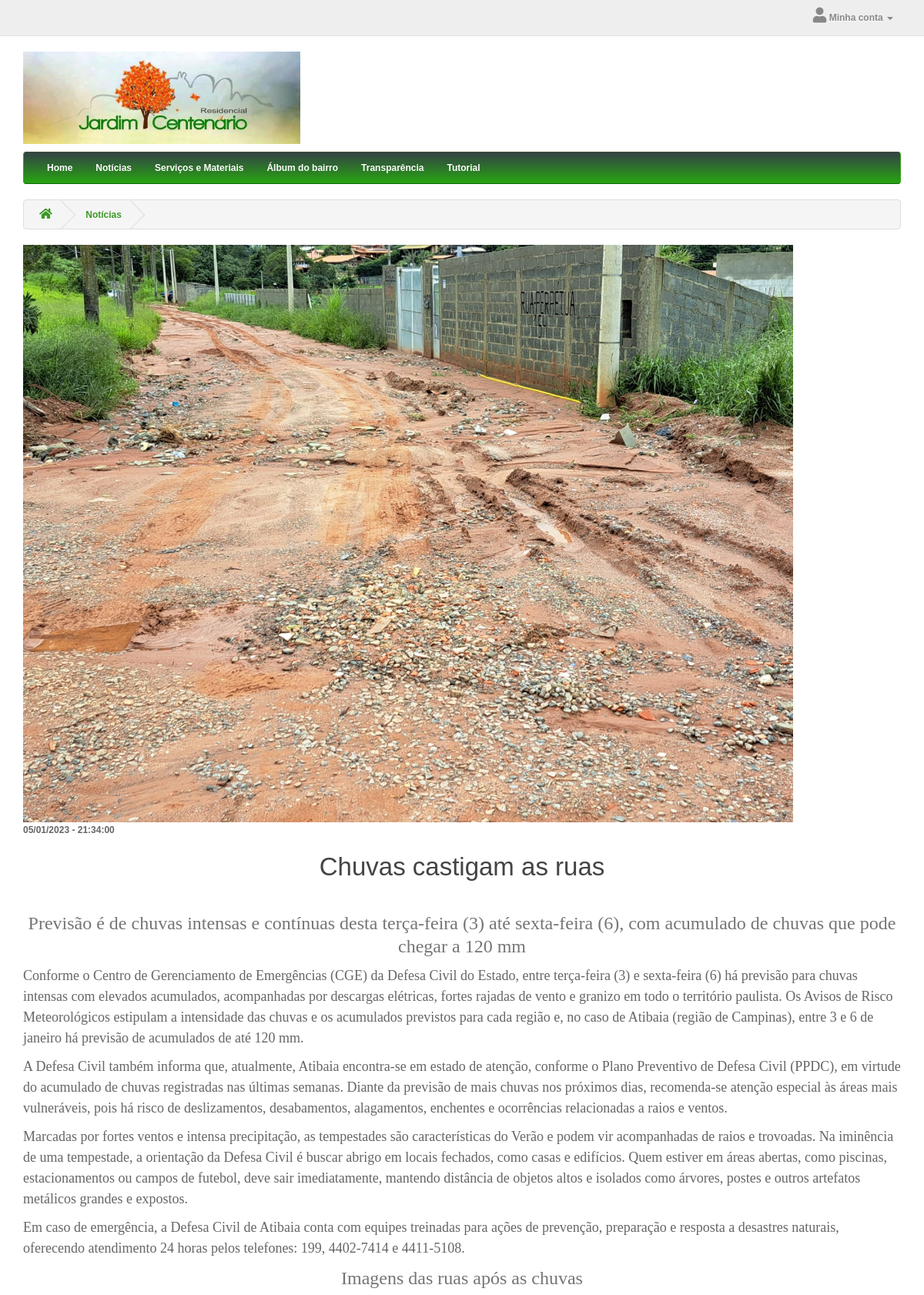
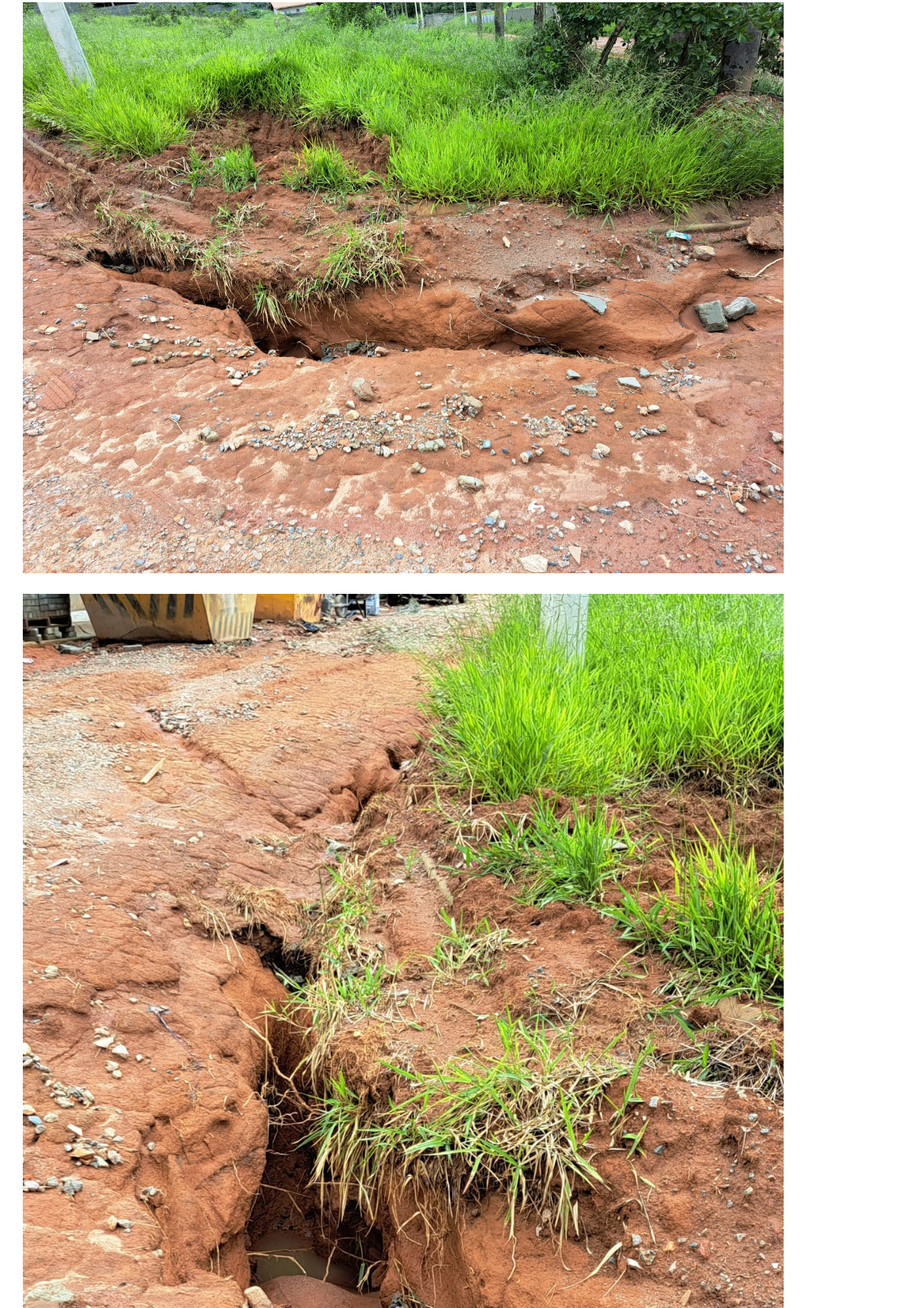
Page /noticia-page?id=2 (upper part) on the committed database (2 pictures, top to bottom).
### tables this page shows
CREATE TABLE `categoria` (
  `id` int(10) unsigned NOT NULL AUTO_INCREMENT COMMENT 'Id da categoria',
  `parent_id` int(10) unsigned NOT NULL DEFAULT '0' COMMENT 'Id da categoria Pai',
  `name` varchar(255) NOT NULL DEFAULT '' COMMENT 'Nome da categoria',
  `page` varchar(100) NOT NULL DEFAULT '' COMMENT 'Pagina de direcionamento',
  `status` tinyint(1) NOT NULL DEFAULT '1' COMMENT 'Status 1=Ativo 0 = Inativo',
  `sort_order` int(2) unsigned NOT NULL DEFAULT '0' COMMENT 'Sort order',
  PRIMARY KEY (`id`),
  KEY `fk_parent_category` (`parent_id`)
);

CREATE TABLE `noticia` (
  `id` int(10) unsigned NOT NULL AUTO_INCREMENT COMMENT 'id da noticia',
  `titulo` varchar(150) NOT NULL DEFAULT '' COMMENT 'titulo da noticia',
  `conteudo` text NOT NULL COMMENT 'conteudo da noticia',
  `data_noticia` datetime NOT NULL DEFAULT '0000-00-00 00:00:00' COMMENT 'data da noticia',
  `url_foto_noticia` varchar(250) NOT NULL DEFAULT '' COMMENT 'url da foto da noticia',
  PRIMARY KEY (`id`)
);

### classes/service/CategoriaService.php (called while the page is built, shortened)
<?php
require_once 'classes/dao/CategoriaDAO.php';
require_once 'classes/dto/CategoriaDTO.php';
class CategoriaService {
    public static $instancia = null;
    public static function getInstancia() {
        if (self::$instancia == NULL) {
            self::$instancia = new CategoriaService();
        }
        return self::$instancia;
    }
    public function obterCategoriasAtivas(){
        $retorno = array();
        try {
            $categoriasPai =
                CategoriaDAO::getInstancia()->obterTodasCategoriasAtivas(0);
            foreach ( $categoriasPai as $catPai ){
                $categoriaPaiDTO = new CategoriaDTO();
                $categoriaPaiDTO->setId($catPai->getId());
                $categoriaPaiDTO->setNome($catPai->getNome());
                $categoriaPaiDTO->setPage($catPai->getPage());
                $catFilhas = array();
                $categoriasFilhas =
                    CategoriaDAO::getInstancia()->obterTodasCategoriasAtivas($catPai->getId());
                $categoriaPaiDTO->setSubCategorias($catFilhas);
                $retorno[] = $categoriaPaiDTO;
            }
        } catch (Exception $e){
            Log4Php::logarFatal("Erro ao obter as categorias ativas: ". $e->getMessage());
            throw $e;
        }
        return $retorno;
    }
}

### classes/dao/CategoriaDAO.php (called while the page is built, shortened)
<?php
require_once 'classes/dto/CategoriaDTO.php';
class CategoriaDAO extends DAO {
    public function obterTodasCategoriasAtivas($idCategoria){
        $retorno = array();
        try {
            $pdo = self::obterConexaoBaseDados();
            $sql = "SELECT * FROM categoria WHERE parent_id = ".$idCategoria." AND status = 1 ORDER BY sort_order";
            $stm = $pdo->query($sql);
            if ($stm->rowCount() > 0) {
                while ($linha = $stm->fetch(PDO::FETCH_ASSOC)) {
                    $categoria = new CategoriaDTO();
                    $categoria->setId($linha['id']);
                    $categoria->setNome($linha['name']);
                    $categoria->setPage($linha['page']);
                    $retorno[] = $categoria;
                }
            }
        } catch (Exception $erro){
            Log4Php::logarFatal("Erro ao obter categorias: ". $erro->getMessage());
        }
        return $retorno;
    }
}

### classes/dto/CategoriaDTO.php (called while the page is built, shortened)
<?php
class CategoriaDTO {
    private $id;
    private $nome;
    private $page;
    private $subCategorias;
    public function getPage()
    {
        return $this->page;
    }
    public function setPage($page)
    {
        $this->page = $page;
    }
    public function getId()
    {
        return $this->id;
    }
    public function getNome()
    {
        return $this->nome;
    }
    public function getSubCategorias()
    {
        return $this->subCategorias;
    }
    public function setId($id)
    {
        $this->id = $id;
    }
    public function setNome($nome)
    {
        $this->nome = $nome;
    }
    public function setSubCategorias($subCategorias)
    {
        $this->subCategorias = $subCategorias;
    }
}

### classes/dao/NoticiaDAO.php (called while the page is built, shortened)
<?php
require_once 'classes/dto/NoticiaDTO.php';
class NoticiaDAO extends DAO {
    public function obterNoticiaPorId($id){
        $retorno = null;
        try {
            $pdo = self::obterConexaoBaseDados();
            $sql = "SELECT id, titulo, conteudo, date_format(data_noticia,'%d/%m/%Y - %T') AS data_noticia, url_foto_noticia FROM noticia WHERE id = {$id}";
            $stm = $pdo->query($sql);
            if ($stm->rowCount() > 0) {
                if ($linha = $stm->fetch(PDO::FETCH_ASSOC)) {
                    $noticia = new NoticiaDTO();
                    $noticia->setId($linha['id']);
                    $noticia->setTitulo($linha['titulo']);
                    $noticia->setConteudo($linha['conteudo']);
                    $noticia->setData($linha['data_noticia']);
                    $noticia->setFoto($linha['url_foto_noticia']);
                    $retorno = $noticia;
                }
            }
        } catch (Exception $erro){
            Log4Php::logarFatal("Erro ao obter noticia: ". $erro->getMessage());
        }
        return $retorno;
    }
}

### classes/dto/NoticiaDTO.php (called while the page is built, shortened)
<?php
class NoticiaDTO {
    private $titulo;
    private $conteudo;
    private $data;
    private $foto;
    public function getTitulo()
    {
        return $this->titulo;
    }
    public function getConteudo()
    {
        return $this->conteudo;
    }
    public function getData()
    {
        return $this->data;
    }
    public function getFoto()
    {
        return $this->foto;
    }
    public function setTitulo($titulo)
    {
        $this->titulo = $titulo;
    }
    public function setConteudo($conteudo)
    {
        $this->conteudo = $conteudo;
    }
    public function setData($data)
    {
        $this->data = $data;
    }
    public function setFoto($foto)
    {
        $this->foto = $foto;
    }
}

### noticia-page.php (the view, shortened to what this page needs)
<?php
include_once 'template.php';
require_once 'classes/dao/NoticiaDAO.php';
$noticia = NoticiaDAO::getInstancia()->obterNoticiaPorId($_GET['id']);
?>
<div id="common-home" class="container">
	<ul class="breadcrumb">
		<li>
			<a href="">
				<i class="fa fa-home"></i>
			</a>
		</li>
		<li>
			<a href="noticias">Notícias</a>
		</li>
	</ul>
  	<div class="row">
		<div id="content" class="col-sm-12">
			<div>
				<main id="main" class="site-main">
					<article>
						<div>
							<div>
								<div>
									<img width="1000" height="525" src="<?php echo $noticia->getFoto(); ?> " class="img-responsive">
								</div>
							</div>
							<div><?php echo $noticia->getData(); ?> </div>
							<header>
								<h1 style="text-align: center;"><?php echo $noticia->getTitulo(); ?></h1>
							</header>
							<br/>
							<div class="entry-content" itemprop="text">
								<?php echo $noticia->getConteudo(); ?>
							</div>
						</div>
					</article>
				</main>
			</div>
		</div>
	</div>
	<br/>
	<br>
</div>
<?php include_once 'footer.php'; ?>

### category-nav.php (shortened to what this page needs)
<?php
    require_once 'classes/service/CategoriaService.php';
    $categorias = CategoriaService::getInstancia()->obterCategoriasAtivas();
?>
<div class="container">
	<nav id="menu" class="navbar">
		<div class="collapse navbar-collapse navbar-ex1-collapse">
			<ul class="nav navbar-nav">
				<li>
					<a href="">Home</a>
				</li>
				<?php
				foreach ($categorias as $category){
                    if(count($category->getSubCategorias()) > 0){ ?>
                		<li class="dropdown">
                            <a href="<?php echo $category->getPage(); ?>" class="dropdown-toggle" data-toggle="dropdown"><?php echo $category->getNome() ?></a>
            				<div class="dropdown-menu">
                                <div class="dropdown-inner">
                                    <ul class="list-unstyled">
                                    	<?php
                                    	   foreach ($category->getSubCategorias() as $subCategory){
                                        ?>
                                        <li>
                                            <a href="<?php echo $category->getPage(); ?>"><?php echo $subCategory->getNome(); ?></a>
                                        </li>
                                        <?php } ?>
                                    </ul>
                                </div>
                            </div>
        				</li>
				<?php } else { ?>
						<li>
							<a href="<?php echo $category->getPage(); ?>"><?php echo $category->getNome() ?></a>
						</li>
				<?php } ?>
			<?php }?>
			</ul>
		</div>
	</nav>
</div>

### css/global.css (style rules this page uses)
.entry-content { font-size: 18px; line-height: 1.5; font-family: "Verdana"; font-weight: normal; }
.entry-content h4 { font-size: 1.3333333333333333em; color: #757575; font-weight: 400; line-height: 1.25; }

### css/stylesheet.css (style rules this page uses)
html, body { height: 100%; font-family: 'Open Sans', sans-serif; font-weight: 550; color: #666; font-size: 12px; line-height: 20px; width: 100%; }
h1, h2, h3, h4, h5, h6 { color: #444; }
.fa { font-size: 20px; }
h1 { font-size: 33px; }
h4 { font-size: 15px; }
a { color: #3c9725; }
#menu { background-color: #35de0d; background-image: linear-gradient(to bottom, #334146, #27a510); background-repeat: repeat-x; border-color: #3d5233 #39a519 #0d6709; min-height: 40px; }
#menu .nav > li > a { color: #fff; text-shadow: 0 -1px 0 rgba(0, 0, 0, 0.25); padding: 10px 15px 10px 15px; min-height: 15px; background-color: transparent; }
#content { min-height: 600px; }
.breadcrumb { padding: 8px 0px 8px 0px; border: 1px solid #ddd; white-space: nowrap; overflow: hidden; }
.breadcrumb i { font-size: 15px; }
.breadcrumb > li { text-shadow: 0 1px 0 #FFF; padding: 0 20px; position: relative; white-space: nowrap; vertical-align: middle; }
.breadcrumb > li + li:before { content: ''; padding: 0; }
.breadcrumb > li:after { content: ''; display: block; position: absolute; top: -3px; right: -5px; width: 26px; height: 26px; border-right: 1px solid #DDD; border-bottom: 1px solid #DDD; -webkit-transform: rotate(-45deg); -moz-transform: rotate(-45deg); -o-transform: rotate(-45deg); transform: rotate(-45deg); }

### rows in the picture
categoria: name "Notícias"
categoria: name "Serviços e Materiais"
categoria: name "Álbum do bairro"
categoria: name "Transparência"
categoria: name "Tutorial"
noticia: url_foto_noticia (picture), titulo "Chuvas castigam as ruas", conteudo "Previsão é de chuvas intensas e contínuas desta terça-feira (3) até sexta-feira (6), com acumulado de chuvas que pode chegar a 120 mm Conforme o Centro de Gerenciamento de Emergências (CGE) da Defesa Civil do Estado, entre terça-feira (3) e sexta-feira (6) há previsão para chuvas intensas com elevados acumulados, acompanhadas por descargas elétricas, fortes rajadas de vento e granizo em todo o território paulista. Os Avisos de Risco Meteorológicos estipulam a intensidade das chuvas e os acumulados previstos para cada região e, no caso de Atibaia (região de Campinas), entre 3 e 6 de janeiro há previsão de acumulados de até 120 mm. A Defesa Civil também informa que, atualmente, Atibaia…", conteudo (picture)

### other values in the picture
$noticia->getData() "05/01/2023 - 21:34:00"
